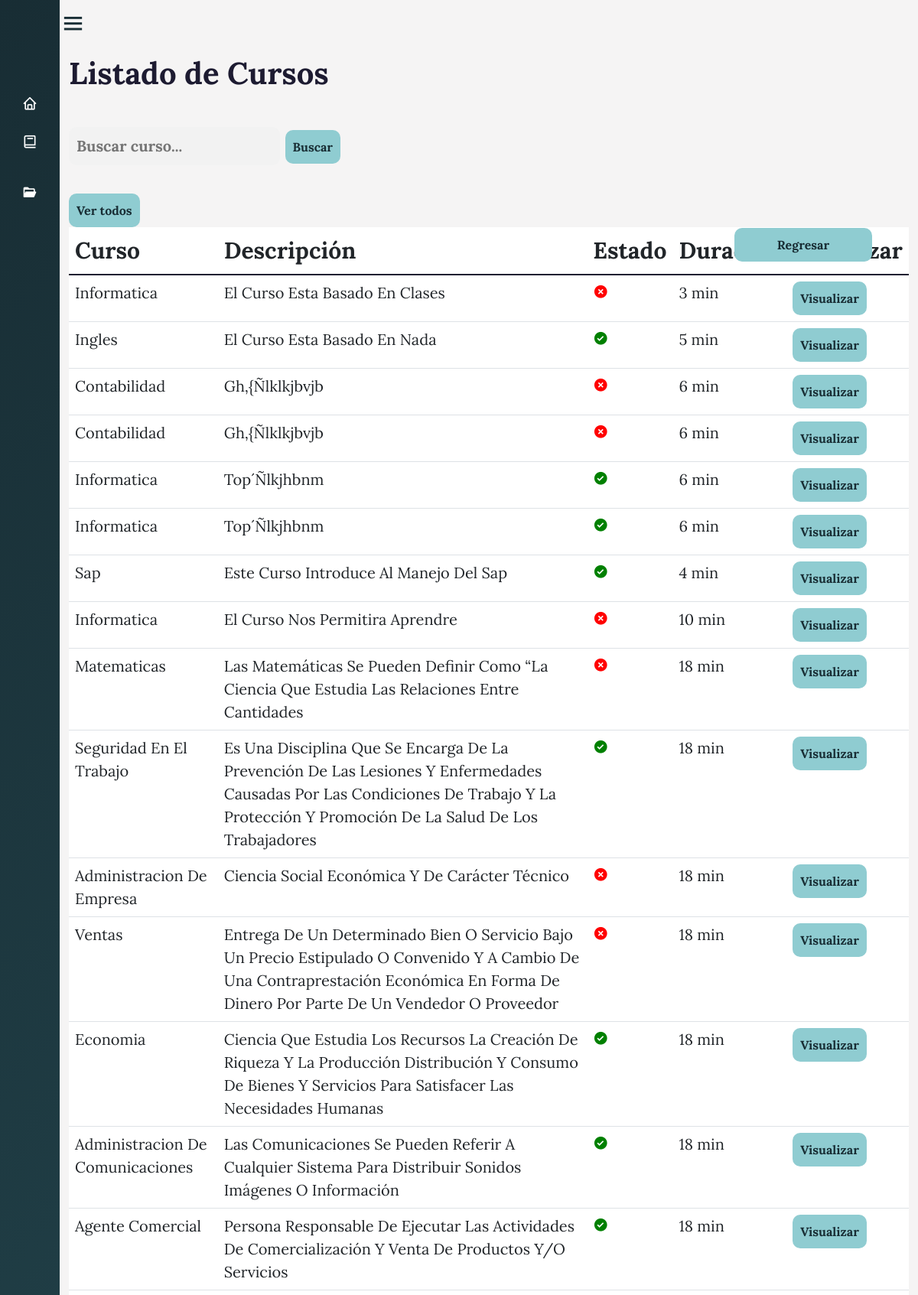
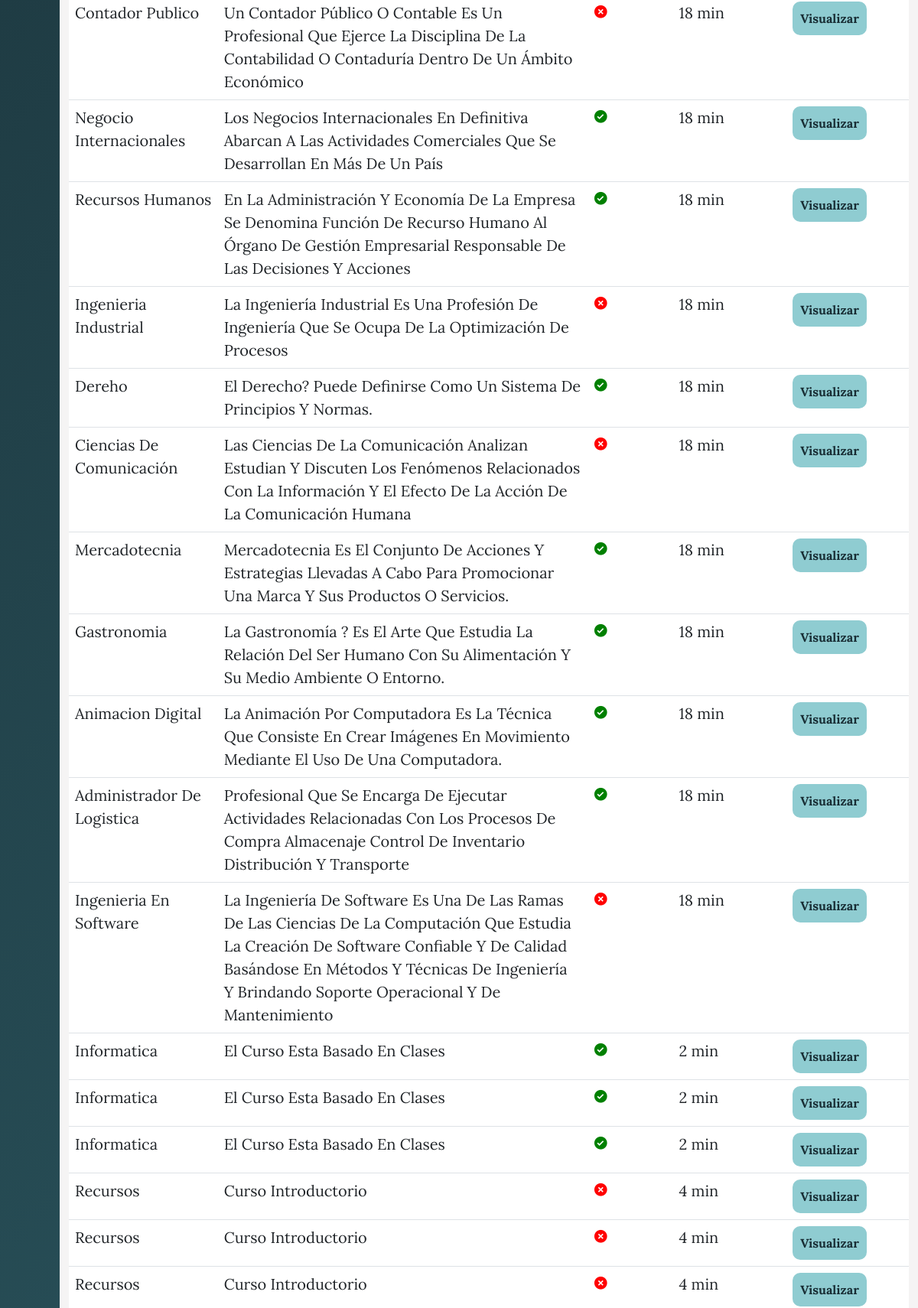
The page /filtrar/ (signed in, upper part) on the database its author committed (2 pictures, top to bottom).
### AppCursos/models.py (models this page shows, shortened)
class Cursos(models.Model):
     nombre_curso=models.CharField(max_length=100)
     descripcion_curso = models.CharField(max_length=500)
     estado_curso= models.BooleanField(default=False)
     duracion_curso = models.IntegerField(blank=True, null=True)
     iconoCurso = models.ImageField(upload_to='IconosCurso', null=True,blank=True)
     id_cargo=models.ForeignKey(Cargo, on_delete=models.CASCADE,null=True)
     class Meta:
          verbose_name_plural = 'Cursos'

### AppCursos/views.py (the view)
# urls.py: path('filtrar/', login_required(views.filtrar), name='filtrar'),#Filtrar cursos
def filtrar(request):
    filtro = Cursos.objects.filter(nombre_curso__contains=request.GET.get('search',''))
    context = {'filtro':filtro}
    return render(request, 'Cursos/listar_cursos.html', {'listarc': filtro})

### AppCursos/context_processors.py (called while the page is built)
def group_name(request):
    group_name = None
    if request.user.is_authenticated:
        group = Group.objects.filter(user=request.user).first()
        if group:
            group_name = group.name
    return {'group_name': group_name}

### Templates/Cursos/listar_cursos.html
{% extends 'Layout/Base.html' %}
{% load static %}
{% block content %}
<link rel="stylesheet" href="{% static 'Css/Curso.css' %}">
	<div class="home_content">
		<div class="text">
            <h1> Listado de Cursos </h1>
            <br>
            <form class="search" action="{% url 'filtrar' %}" method="GET">
                <input type="text" class="search-bar" name="search" placeholder="Buscar curso...">
                <button style="width: auto;" >Buscar</button>
            </form>
            <br>
            <a href="{% url 'listar_cursos' %}">
                <button>
                Ver todos
            </button>
            </a>
            <div class="table-responsive" >
                <table class="table table-hover " id="tablam">
                    <thead>
                        <tr>
                            <th scope="col" id="titulos-tabla" >Curso</th>
                            <th scope="col" id="titulos-tabla">Descripción</th>
                            <th scope="col" id="titulos-tabla">Estado</th>
                            <th scope="col" id="titulos-tabla">Duración</th>
                            <th scope="col" id="titulos-tabla">Visualizar</th>
                        </tr>
                    </thead>
                    <tbody class="table-group-divider">
                        {% for curso in listarc %}
                            <tr>
                                <td scope="row" id="contenido-tabla">{{curso.nombre_curso | title }}</td>
                                <td scope="row" id="contenido-tabla">{{curso.descripcion_curso | title }}</td>
                                {% if curso.estado_curso %}
                                <td scope="row" id="contenido-tabla"><i class='bx bxs-check-circle' style="color:green; "></i></td>
                                {% else %}
                                <td scope="row" id="contenido-tabla"><i class='bx bxs-x-circle' style="color:red;"></i></td>
                                {% endif %}
                                <td scope="row" id="contenido-tabla">{{curso.duracion_curso}} min
                                </td>
                                <td>
                                        <a href="{% url 'ver_cursos' curso.id %}">
                                        <button  class="back3">Visualizar</button>
                                    </a>
                                </td>
                            </tr>
                    </tbody>
                    {% endfor %}
                </table>
            </div>
        </div>
    </div>
    <a href="{% url 'cursos' %}" id="back2">
		<div>
			<button class="back">Regresar</button>
		</div>
	</a>
{% endblock %}

### static/Css/Estilo.css (style rules this page uses)
body { overflow-x: hidden; }
* { margin: 0; padding: 0; box-sizing: border-box; font-family: 'Fira Sans', sans-serif; font-family: 'Lora', serif; }

### static/Css/Curso.css (style rules this page uses)
body { margin: 0; padding: 0; box-sizing: border-box; background-color: #f2f0f0b4; overflow-y: scroll; overflow-x: hidden; }
.home_content { position: absolute; height: 100%; width: calc(100% - 78px); left: 78px; transition: all 0.5s ease; }
.home_content .text { font-size: 25px; font-weight: 500; color: #1d1b31; margin: 12px; }
#titulos-tabla { font-weight: 700; font-size: 30px; }
#contenido-tabla { font-weight: 400 ; font-size: 20px; }
button { width: auto; padding: 10px; border: none; border-radius: 10px; background-color:#8fccd1; color: #182d34; font-size: 16px; font-weight: bold; cursor: pointer; transition: all 0.3s ease; }
input[type="text"], #id_duracion_curso, #id_iconoCurso, #id_numero_intentos, #id_instrucciones_evaluacion { background-color: #f2f2f2; border: none; border-radius: 10px; outline: none; padding: 10px; transition: all 0.3s ease; font-size: 20px; font-weight: bold; color: #333; }
.back { position: fixed; top: 5%; right: 5%; width: 15vw; font-size: 16px; font-weight: bold; cursor: pointer; transition: all 0.3s ease; }
h1 { font-weight: 700; }
h1 { animation:h1 0.4s linear both }

### rows shown on the page
Cursos: nombre_curso "Informatica", descripcion_curso "El Curso Esta Basado En Clases", estado_curso False (drawn), duracion_curso "3"
Cursos: nombre_curso "Ingles", descripcion_curso "El Curso Esta Basado En Nada", estado_curso True (drawn), duracion_curso "5"
Cursos: nombre_curso "Contabilidad", descripcion_curso "Gh,{Ñlklkjbvjb", estado_curso False (drawn), duracion_curso "6"
Cursos: nombre_curso "Contabilidad", descripcion_curso "Gh,{Ñlklkjbvjb", estado_curso False (drawn), duracion_curso "6"
Cursos: nombre_curso "Informatica", descripcion_curso "Top´Ñlkjhbnm", estado_curso True (drawn), duracion_curso "6"
Cursos: nombre_curso "Informatica", descripcion_curso "Top´Ñlkjhbnm", estado_curso True (drawn), duracion_curso "6"
Cursos: nombre_curso "Sap", descripcion_curso "Este Curso Introduce Al Manejo Del Sap", estado_curso True (drawn), duracion_curso "4"
Cursos: nombre_curso "Informatica", descripcion_curso "El Curso Nos Permitira Aprendre", estado_curso False (drawn), duracion_curso "10"
Cursos: nombre_curso "Matematicas", descripcion_curso "Las Matemáticas Se Pueden Definir Como “La Ciencia Que Estudia Las Relaciones Entre Cantidades", estado_curso False (drawn), duracion_curso "18"
Cursos: nombre_curso "Seguridad En El Trabajo", descripcion_curso "Es Una Disciplina Que Se Encarga De La Prevención De Las Lesiones Y Enfermedades Causadas Por Las Condiciones De Trabajo Y La Protección Y Promoción De La Salud De Los Trabajadores", estado_curso True (drawn), duracion_curso "18"
Cursos: nombre_curso "Administracion De Empresa", descripcion_curso "Ciencia Social Económica Y De Carácter Técnico", estado_curso False (drawn), duracion_curso "18"
Cursos: nombre_curso "Ventas", descripcion_curso "Entrega De Un Determinado Bien O Servicio Bajo Un Precio Estipulado O Convenido Y A Cambio De Una Contraprestación Económica En Forma De Dinero Por Parte De Un Vendedor O Proveedor", estado_curso False (drawn), duracion_curso "18"
Cursos: nombre_curso "Economia", descripcion_curso "Ciencia Que Estudia Los Recursos La Creación De Riqueza Y La Producción Distribución Y Consumo De Bienes Y Servicios Para Satisfacer Las Necesidades Humanas", estado_curso True (drawn), duracion_curso "18"
Cursos: nombre_curso "Administracion De Comunicaciones", descripcion_curso "Las Comunicaciones Se Pueden Referir A Cualquier Sistema Para Distribuir Sonidos Imágenes O Información", estado_curso True (drawn), duracion_curso "18"
Cursos: nombre_curso "Agente Comercial", descripcion_curso "Persona Responsable De Ejecutar Las Actividades De Comercialización Y Venta De Productos Y/O Servicios", estado_curso True (drawn), duracion_curso "18"
Cursos: nombre_curso "Contador Publico", descripcion_curso "Un Contador Público O Contable Es Un Profesional Que Ejerce La Disciplina De La Contabilidad O Contaduría Dentro De Un Ámbito Económico", estado_curso False (drawn), duracion_curso "18"
Cursos: nombre_curso "Negocio Internacionales", descripcion_curso "Los Negocios Internacionales En Definitiva Abarcan A Las Actividades Comerciales Que Se Desarrollan En Más De Un País", estado_curso True (drawn), duracion_curso "18"
Cursos: nombre_curso "Recursos Humanos", descripcion_curso "En La Administración Y Economía De La Empresa Se Denomina Función De Recurso Humano Al Órgano De Gestión Empresarial Responsable De Las Decisiones Y Acciones", estado_curso True (drawn), duracion_curso "18"
Cursos: nombre_curso "Ingenieria Industrial", descripcion_curso "La Ingeniería Industrial Es Una Profesión De Ingeniería Que Se Ocupa De La Optimización De Procesos", estado_curso False (drawn), duracion_curso "18"
Cursos: nombre_curso "Dereho", descripcion_curso "El Derecho? Puede Definirse Como Un Sistema De Principios Y Normas.", estado_curso True (drawn), duracion_curso "18"
Cursos: nombre_curso "Ciencias De Comunicación", descripcion_curso "Las Ciencias De La Comunicación Analizan Estudian Y Discuten Los Fenómenos Relacionados Con La Información Y El Efecto De La Acción De La Comunicación Humana", estado_curso False (drawn), duracion_curso "18"
Cursos: nombre_curso "Mercadotecnia", descripcion_curso "Mercadotecnia Es El Conjunto De Acciones Y Estrategias Llevadas A Cabo Para Promocionar Una Marca Y Sus Productos O Servicios.", estado_curso True (drawn), duracion_curso "18"
Cursos: nombre_curso "Gastronomia", descripcion_curso "La Gastronomía ? Es El Arte Que Estudia La Relación Del Ser Humano Con Su Alimentación Y Su Medio Ambiente O Entorno.", estado_curso True (drawn), duracion_curso "18"
Cursos: nombre_curso "Animacion Digital", descripcion_curso "La Animación Por Computadora Es La Técnica Que Consiste En Crear Imágenes En Movimiento Mediante El Uso De Una Computadora.", estado_curso True (drawn), duracion_curso "18"
Cursos: nombre_curso "Administrador De Logistica", descripcion_curso "Profesional Que Se Encarga De Ejecutar Actividades Relacionadas Con Los Procesos De Compra Almacenaje Control De Inventario Distribución Y Transporte", estado_curso True (drawn), duracion_curso "18"
Cursos: nombre_curso "Ingenieria En Software", descripcion_curso "La Ingeniería De Software Es Una De Las Ramas De Las Ciencias De La Computación Que Estudia La Creación De Software Confiable Y De Calidad Basándose En Métodos Y Técnicas De Ingeniería Y Brindando Soporte Operacional Y De Mantenimiento", estado_curso False (drawn), duracion_curso "18"
Cursos: nombre_curso "Informatica", descripcion_curso "El Curso Esta Basado En Clases", estado_curso True (drawn), duracion_curso "2"
Cursos: nombre_curso "Informatica", descripcion_curso "El Curso Esta Basado En Clases", estado_curso True (drawn), duracion_curso "2"
Cursos: nombre_curso "Informatica", descripcion_curso "El Curso Esta Basado En Clases", estado_curso True (drawn), duracion_curso "2"
Cursos: nombre_curso "Recursos", descripcion_curso "Curso Introductorio", estado_curso False (drawn), duracion_curso "4"
Cursos: nombre_curso "Recursos", descripcion_curso "Curso Introductorio", estado_curso False (drawn), duracion_curso "4"
Cursos: nombre_curso "Recursos", descripcion_curso "Curso Introductorio", estado_curso False (drawn), duracion_curso "4"
